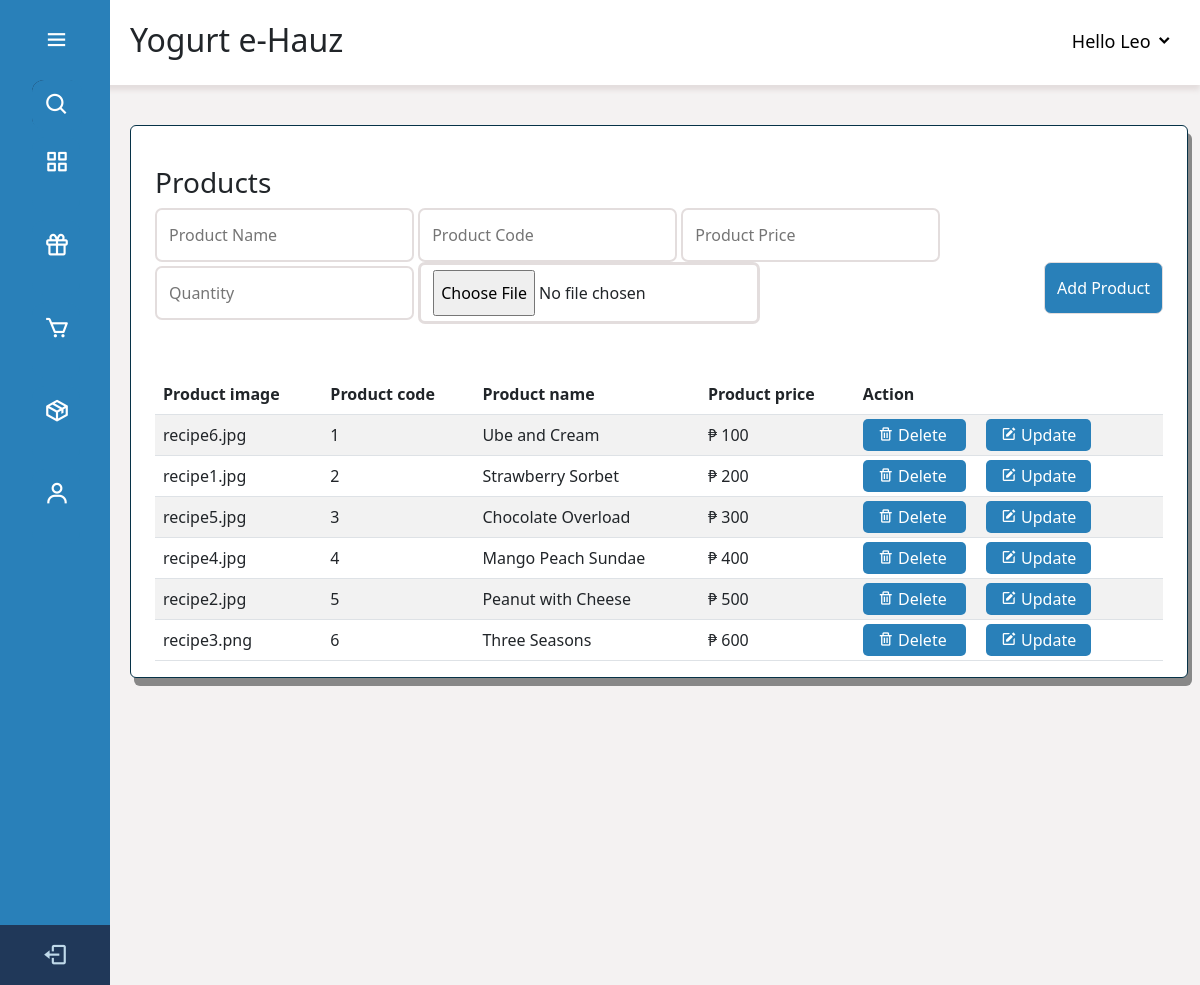
Screenshot of /pages/admin/dashboard/adminProduct.php (signed in) with the database file from the repository.
### tables this page shows
CREATE TABLE `products` (
  `id` int(11) NOT NULL,
  `product_code` int(255) NOT NULL,
  `product_name` varchar(255) NOT NULL,
  `price` int(255) NOT NULL,
  `image` varchar(255) NOT NULL,
  `sold` int(255) NOT NULL,
  `on_hand` int(255) NOT NULL
);

### pages/admin/dashboard/adminProduct.php (the view, shortened to what this page needs)
<?php
include_once('../../customer/config.php');
?>
<!DOCTYPE html>
<html>
  <head>
    <link rel="stylesheet" href="css/adminProducts.css" />
    <link href="https://unpkg.com/boxicons@2.0.7/css/boxicons.min.css" rel="stylesheet"/>
    <link href="https://cdn.jsdelivr.net/npm/bootstrap@5.2.3/dist/css/bootstrap.min.css" rel="stylesheet"/>
  </head>
  <body>
    <div class="sidebar">
      <div class="logo-details">
        <i class="bx bx-menu" id="btn"></i>
      </div>
      <ul class="nav-list">
        <li>
          <i class="bx bx-search"></i>
        </li>
        <li>
          <a href="dashboard.php">
            <i class="bx bx-grid-alt"></i>
          </a>
        </li>
        <?php if($_SESSION['ROLE'] == 'super_admin'){ ?>
        <li>
          <a href="adminProduct.php">
            <i class='bx bx-gift'></i>
          </a>
        </li>
        <li>
          <a href="adminOrders.php">
            <i class='bx bx-cart'></i>
          </a>
        </li>
        <li>
          <a href="adminStocks.php">
            <i class='bx bx-package'></i>
          </a>
        </li>
        <?php } ?>
        <li>
          <a href="user_accounts.php">
            <i class="bx bx-user"></i>
          </a>
        </li>
        <li class="profile" style="background-color: #000;">
          <div class="complete_name"> Hello <?php echo ucwords($_SESSION['NAME']); ?></div>
          <i class="bx bx-log-out" id="log_out" ><a href="../api/logout.php"></a></i>
        </li>
      </ul>
    </div>
    <section class="header">
      <h2>Yogurt e-Hauz <b id="complete_name"></b></h2>
      <div class="dropdown" id="#complete_name">
        <button class="dropbtn" id="name">
          Hello <?php echo ucwords($_SESSION['NAME']);  ?> <i class="bx bxs-chevron-down"></i>
        </button>
      </div>
    </section>
    <section class="container">
      <div class="card" id="enrollees">
        <?php if($_SESSION['ROLE'] == 'super_admin'){ ?>
          <main role="super_admin" class="col-md-9 ml-sm-auto col-lg-10 pt-3 px-4" style="width: 100%;">
            <div class="d-flex justify-content-between flex-wrap flex-md-nowrap align-items-center pb-2 mb-3">
            </div>
            <section>
              <form action="" method="post" class="add-product-form" enctype="multipart/form-data" id="product-input">
                <h3>Products</h3>
                <input type="text" name="p_name" placeholder="Product Name" class="box" required>
                <input type="number" name="p_code" min="0" placeholder="Product Code" class="box" required>
                <input type="number" name="p_price" min="0" placeholder="Product Price" class="box" required>
                <input type="number" name="p_on_hand" min="0" placeholder="Quantity" class="box" required>
                <input type="file" name="p_image" accept="image/png, image/jpg, image/jpeg" class="box" required>
                <input type="submit" id="add-product"  value="Add Product" name="add_product" class="btn">
              </form>
            </section>
            <div class="table-responsive" style="margin-top: 50px;">
              <table class="table table-striped">
                <thead>
                  <th>Product image</th>
                  <th>Product code</th>
                  <th>Product name</th>
                  <th>Product price</th>
                  <th>Action</th>
                </thead>
                <tbody>
                  <?php
                          if ($_SESSION['ROLE'] == "super_admin") {
                    $query = "SELECT * FROM products";
                      }else{
                    $role = $_SESSION['ROLE'];
                    $query = "SELECT * FROM users WHERE role = '$role'";
                      }
                          $result = $con->query($query);
                    if ($result->num_rows > 0) {
                          while ($row = $result->fetch_array()) {
                      ?>
                  <tr>
                    <td><?php echo $row['image']?></td>
                    <td><?php echo $row['product_code']?></td>
                    <td><?php echo $row['product_name']?></td>
                    <td><a>&#8369</a> <?php echo $row['price']?></td>
                    <td>
                      <a href="adminProduct.php?delete=<?php echo $row['id']; ?>" class="delete-btn" id="delete-btn" onclick="return confirm('are your sure you want to delete this?');"> <i class='bx bx-trash'></i></i> Delete </a>
                      <a href="adminProduct.php?edit=<?php echo $row['id']; ?>" class="option-btn" id="update-btn"> <i class='bx bxs-edit'></i></i> Update </a>
                    </td>
                  </tr>
                  <?php	}
                  }else{
                      echo "<h2>No record found!</h2>";
                  } ?>
                </tbody>
              </table>
            </div>
          </main><?php } ?>
      </div>
    </section>
  </body>
</html>

### pages/admin/dashboard/css/adminProducts.css (style rules this page uses)
.sidebar { position: fixed; left: 0; top: 0; height: 100%; width: 110px; background: #2980b9; padding-right: 30px; z-index: 99; transition: all 0.5s ease; }
.sidebar .logo-details { height: 80px; margin-left: 10%; width: 100%; display: flex; align-items: center; position: relative; text-align: center; }
.sidebar .logo-details #btn { position: absolute; top: 50%; right: 0; margin-right: 8%; transform: translateY(-50%); font-size: 22px; transition: all 0.4s ease; font-size: 23px; text-align: center; cursor: pointer; transition: all 0.5s ease; }
.sidebar i { color: #fff; height: 60px; min-width: 50px; font-size: 28px; text-align: center; line-height: 60px; }
.sidebar .nav-list { height: 100%; width: 100%; }
.sidebar li { position: relative; margin-bottom: 8px; list-style: none; }
.sidebar li i { font-size: 26px !important; margin-bottom: 25px !important; }
.logo-details i { font-size: 26px !important; }
.sidebar .bx-search { position: absolute; top: 50%; left: 0; transform: translateY(-50%); font-size: 22px; background: #2980b9; color: #FFF; border-style: none; border-radius: -10px !important; }
.sidebar li a { display: flex; height: 100%; width: 100%; border-radius: 12px; align-items: center; text-decoration: none; transition: all 0.4s ease; background: #2980b9; }
.sidebar li i { height: 50px; line-height: 50px; font-size: 18px; border-radius: 12px; }
.sidebar li.profile { position: fixed; height: 60px; width: 110px; left: 0; bottom: -8px; padding: 10px 14px; background: #1d1b31; opacity: 70% ; transition: all 0.5s ease; overflow: hidden; }
.sidebar .profile #log_out { position: absolute; top: 50%; right: 0; transform: translateY(-50%); background: #1d1b31; width: 100%; height: 60px; line-height: 60px; border-radius: 0px; transition: all 0.5s ease; }
.complete_name { padding-top: 5px !important; }
.dropbtn { background-color: white; color: black; padding: 16px; font-size: 18px; line-height: 19px; border: none; }
.dropdown { position: relative; float: right; line-height: 30px; list-style: none; border-radius: 5px; background-color: #f5f5f5; margin-right: 1%; margin-top: 15px; }
.header { transition: all 0.5s ease; background-color: #fff; box-shadow: 0 5px 5px #e3dddd; height: 85px; z-index: 2; padding-left: 130px; position: relative; width: 100%; }
.header h2 { line-height: 80px; display: inline-block; }
.container { background-color: #f4f2f2; position: relative; padding-left: 130px !important; min-height: 900px !important; min-width: 100% !important; padding-top: 40px; }
.container .card { background-color: #f5f5f5; box-shadow: 4px 8px #888888; border-style: solid; border-color: #063247; }
#enrollees { background-color: #fff; }
#add-product { background-color: #2980b9; border-style: none; text-decoration: none; color: #fff; float: right; cursor: pointer; }
#delete-btn, #save-btn, #close-edit { background-color: #2980b9; border-style: none; text-decoration: none; border-radius: 5px; padding: 5px 15px; color: #fff; }
#update-btn { background-color: #2980b9; text-decoration: none; margin-left: 20px; border-radius: 5px; padding: 5px 15px; color: #fff; }
#product-input input { line-height: 40px; padding: 5px 12px; border-radius: 7px !important; border-style: solid ; border-color: #e3dddd; ; }

### rows the page displays
products: image "recipe6.jpg", product_code "1", product_name "Ube and Cream", price "100"
products: image "recipe1.jpg", product_code "2", product_name "Strawberry Sorbet", price "200"
products: image "recipe5.jpg", product_code "3", product_name "Chocolate Overload", price "300"
products: image "recipe4.jpg", product_code "4", product_name "Mango Peach Sundae", price "400"
products: image "recipe2.jpg", product_code "5", product_name "Peanut with Cheese", price "500"
products: image "recipe3.png", product_code "6", product_name "Three Seasons", price "600"

### other values shown
$_SESSION['NAME'] "Leo"
